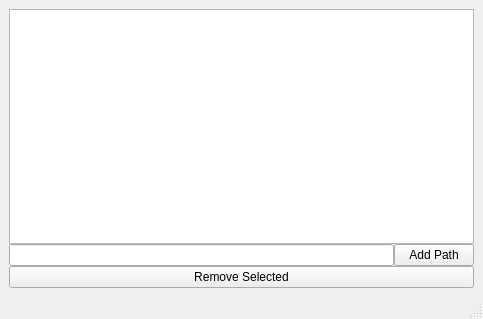
<?xml version="1.0" encoding="UTF-8"?>
<ui version="4.0">
 <class>MainWindow</class>
 <widget class="QMainWindow" name="MainWindow">
  <property name="geometry">
   <rect>
    <x>0</x>
    <y>0</y>
    <width>483</width>
    <height>319</height>
   </rect>
  </property>
  <property name="windowTitle">
   <string/>
  </property>
  <widget class="QWidget" name="centralwidget">
   <layout class="QHBoxLayout" name="horizontalLayout_2">
    <item>
     <layout class="QVBoxLayout" name="verticalLayout">
      <property name="spacing">
       <number>0</number>
      </property>
      <item>
       <widget class="QListWidget" name="listWidget"/>
      </item>
      <item>
       <layout class="QHBoxLayout" name="horizontalLayout">
        <property name="spacing">
         <number>0</number>
        </property>
        <item>
         <widget class="QLineEdit" name="lineEdit"/>
        </item>
        <item>
         <widget class="QPushButton" name="pushButton">
          <property name="text">
           <string>Add Path</string>
          </property>
         </widget>
        </item>
       </layout>
      </item>
      <item>
       <widget class="QPushButton" name="pushButton_2">
        <property name="text">
         <string>Remove Selected</string>
        </property>
       </widget>
      </item>
     </layout>
    </item>
   </layout>
  </widget>
  <widget class="QStatusBar" name="statusbar"/>
 </widget>
 <resources/>
 <connections/>
</ui>
